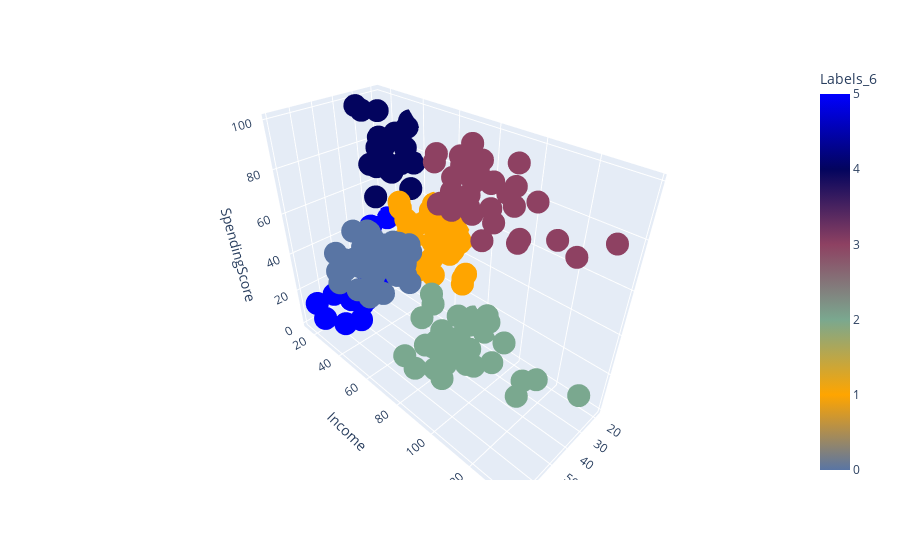

Notebook cell for this chart:
### Code cell
fig = px.scatter_3d(X, x='Age', y='Income', z='SpendingScore', color=X['Labels_6'], color_continuous_scale=['#5975A4', 'orange', '#7AA88F', '#8E4162', '#03045E', 'blue'])
fig.show()

### Figure 1 — Plotly figure (JSON) as saved in the notebook; plotly's stock layout.template omitted (floating-point values rounded to 4 significant figures; data arrays with more than 128 entries replaced by an {"elided": "..."} marker saying what was removed)
{"data": [{"hovertemplate": "Age=%{x}<br>Income=%{y}<br>SpendingScore=%{z}<br>Labels_6=%{marker.color}<extra></extra>", "legendgroup": "", "marker": {"color": {"elided": "200 int values"}, "coloraxis": "coloraxis", "symbol": "circle"}, "mode": "markers", "name": "", "scene": "scene", "showlegend": false, "type": "scatter3d", "x": {"elided": "200 int values"}, "y": {"elided": "200 int values"}, "z": {"elided": "200 int values"}}], "layout": {"coloraxis": {"colorbar": {"title": {"text": "Labels_6"}}, "colorscale": [[0, "#5975A4"], [0.2, "orange"], [0.4, "#7AA88F"], [0.6, "#8E4162"], [0.8, "#03045E"], [1, "blue"]]}, "legend": {"tracegroupgap": 0}, "margin": {"t": 60}, "scene": {"domain": {"x": [0, 1], "y": [0, 1]}, "xaxis": {"title": {"text": "Age"}}, "yaxis": {"title": {"text": "Income"}}, "zaxis": {"title": {"text": "SpendingScore"}}}}}
